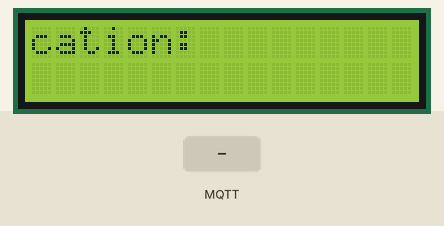
This sketch was run on a simulated Arduino MKR. Parts: 16×2 character LCD. Inputs (shaded band) come from the test bench. WiFi joins after 1.5 s; servers stay silent unless stated; no MQTT or app messages arrive unless stated; what the sketch prints to the serial monitor is not drawn.

Above: at 2.7 s.
2.8 s: MQTT message "off" arrives on the second subscribed topic
At 5.5 s:
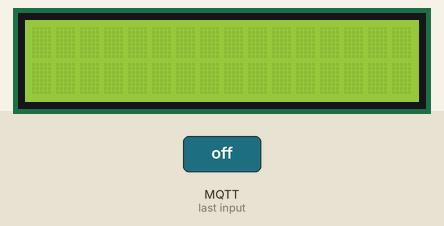
At 9.8 s:
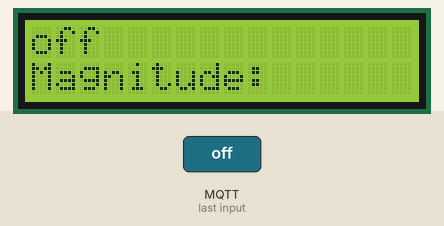
17.1 s: MQTT message "0" arrives on the first subscribed topic
At 25.6 s:
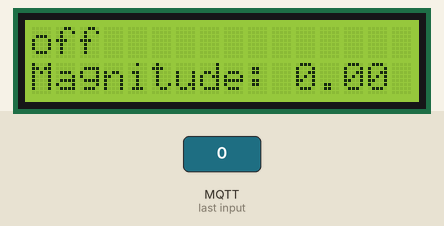

Measured:
- after the input at 2.8 s, the display: first differs from a run without the input after 6.6 s (image 2)
- what the display in image 1 shows lasts 0.5 s, from 5.1 s to 5.6 s
- what the display in image 2 shows lasts 5.0 s, from 9.4 s to 14.4 s

The sketch:

LCD_Test.ino
```cpp
#include <WiFiNINA.h>
#include <PubSubClient.h>
#include <LiquidCrystal.h>

// Replace with your network credentials
const char* ssid = "CE-Hub-Student";
const char* password = "casa-ce-gagarin-public-service";

// MQTT Broker details
const char* mqtt_server = "mqtt.cetools.org";
const int mqtt_port = 1883;  // Use port 1883 for standard MQTT protocol

WiFiClient wifiClient;
PubSubClient client(wifiClient);

LiquidCrystal lcd(7, 8, 5, 4, 3, 2);

char locationMessage[64];  // Assuming maximum length for location
char magnitudeMessage[16];  // Assuming maximum length for magnitude and LCD can display 16 characters

void setup() {
  Serial.begin(9600);

  // Connect to WiFi
  setup_wifi();

  // Setup MQTT callbacks and connect
  client.setServer(mqtt_server, mqtt_port);
  client.setCallback(callback);

  lcd.begin(16, 2);
}

void setup_wifi() {
  Serial.print("Connecting to ");
  Serial.println(ssid);

  WiFi.begin(ssid, password);

  while (WiFi.status() != WL_CONNECTED) {
    delay(500);
    Serial.print(".");
  }

  Serial.println("");
  Serial.println("WiFi connected");
}

void callback(char* topic, byte* message, unsigned int length) {
  Serial.print("Message arrived on topic: ");
  Serial.print(topic);
  Serial.print(". Message: ");

  String messageTemp;

  for (int i = 0; i < length; i++) {
    messageTemp += (char)message[i];
  }

  Serial.println(messageTemp);

  // 更新LCD显示
  if (strcmp(topic, "student/CASA0019/G4/location") == 0) {
    strncpy(locationMessage, messageTemp.c_str(), sizeof(locationMessage));
  } else if (strcmp(topic, "student/CASA0019/G4/magnitude") == 0) {
    // 使用 toFloat() 将字符串转换为浮点数
    float magnitudeValue = messageTemp.toFloat();

    // 使用 dtostrf() 将浮点数转换为字符串，保留2位小数
    dtostrf(magnitudeValue, 3, 2, magnitudeMessage);

    // 截断字符串以适应LCD
    magnitudeMessage[15] = '\0';  // 假设LCD上只能显示16个字符
  }

  lcd.clear();
  lcd.setCursor(0, 0);
  lcd.print(locationMessage);

  lcd.setCursor(0, 1);
  lcd.print("Magnitude: ");
  lcd.print(magnitudeMessage);

  // 延时一段时间
  delay(5000);
}

void reconnect() {
  while (!client.connected()) {
    Serial.print("Attempting MQTT connection...");
    if (client.connect("arduinoClient")) {
      Serial.println("connected");

      client.subscribe("student/CASA0019/G4/magnitude");
      client.subscribe("student/CASA0019/G4/location");
    } else {
      Serial.print("failed, rc=");
      Serial.print(client.state());
      Serial.println(" try again in 5 seconds");
      delay(5000);
    }
  }
}

void loop() {
  if (!client.connected()) {
    reconnect();
  }
  client.loop();

  // 先从左到右滚动显示location
  scrollText(("Location:" + String(locationMessage)).c_str(), 0, 0, true);

  lcd.setCursor(0, 1);
  lcd.print("Magnitude: " + String(magnitudeMessage));

  // 再从右到左滚动显示location
  scrollText(("Location:" + String(locationMessage)).c_str(), 0, 0, false);

  // 延时一段时间
  delay(200);
}

void scrollText(const char* text, int x, int y, bool leftToRight) {
  int textLength = strlen(text);

  if (leftToRight) {
    for (int i = 0; i <= textLength; i++) {
      lcd.setCursor(x, y);
      lcd.print(text + i);

      // 延时一段时间，控制滚动速度
      delay(300);

      // 清空当前位置
      lcd.setCursor(x, y);
      for (int j = 0; j < strlen(text + i); j++) {
        lcd.print(" ");
      }

      // 延时一段时间，保持当前位置显示
      delay(100);
    }
  } else {
    for (int i = textLength - 1; i >= 0; i--) {
      lcd.setCursor(x, y);
      lcd.print(text + i);

      // 延时一段时间，控制滚动速度
      delay(300);

      // 清空当前位置
      lcd.setCursor(x, y);
      for (int j = 0; j < strlen(text + i); j++) {
        lcd.print(" ");
      }

      // 延时一段时间，保持当前位置显示
      delay(100);
    }
  }
}
```
